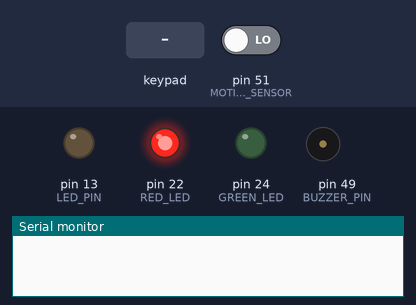
The sketch below on a simulated Arduino Mega 2560, built with avr-gcc and run on an emulated ATmega2560. On the bench: output pins drawn as LEDs (lit = HIGH), buzzer (waves = sounding), the last lines printed to the serial monitor. The test bench sets the inputs (shaded band); at power-on: pin 51 (MOTION_SENSOR) LOW.

Above: at 1.2 s.
1.3 s: keypad keys 1 6 0 4 A D pressed 0.4 s apart
At 3.35 s:
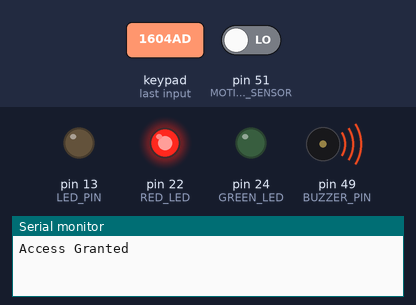
At 5.0 s:
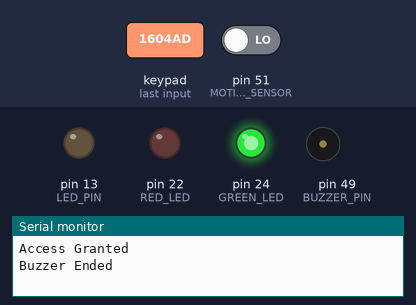
Timing chart, 0 to 15.1 s (numbered marks = the images above; inputs shaded):
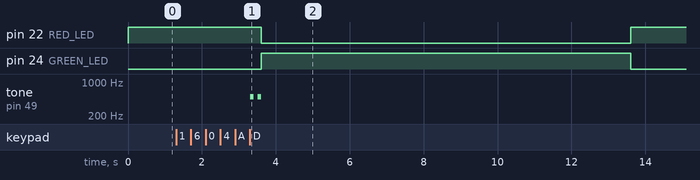

Measured:
- after the input at 1.3 s, pin 22 (RED_LED): HIGH → LOW after 2.3 s, → HIGH 10.0 s later; pin 24 (GREEN_LED): LOW → HIGH after 2.3 s, → LOW 10.0 s later; tone on pin 49 (BUZZER_PIN): alternates 500 Hz for 0.10 s and silent for 0.10 s, 4 changes in all, then stays silent, starting after 2.0 s

The sketch:

alarmSystemForAnyDoor.ino
```cpp
/*
 *  Name: Gagan Deep Singh
 *  Date: 9/28/2020
 *  FileName: alarmSystemForAnyDoor.ino
 *  Purpose: An alarm door that can be put on top of any door handle.
 *  Version: 1
*/
#include <Keypad.h>

const byte ROWS = 4; //Initializing pins
const byte COLS = 4;
int counter = 0;
int passLength = 6;
const int MOTION_SENSOR = 51;
const int LED_PIN = 13;
const int RED_LED = 22;
const int GREEN_LED = 24;
const int BUZZER_PIN = 49;

int motion_sensor_value = 0; //Decalring variables
int pir_sensor = 0;

String password = "1604AD";
String passStorage = "";

char keys[ROWS][COLS] = {
  {'1', '2', '3', 'A'},
  {'4', '5', '6', 'B'},
  {'7', '8', '9', 'C'},
  {'*', '0', '#', 'D'}
};
byte rowPins[ROWS] = {9, 8, 7, 6};
byte colPins[COLS] = {5, 4, 3, 2};

Keypad keypad = Keypad(makeKeymap(keys), rowPins, colPins, ROWS, COLS ); //Creates the Keypad object required to read data from the keypad

void setup() {
  pinMode(MOTION_SENSOR, INPUT); //pinMode declarations. Declaring I/O
  pinMode(LED_PIN, OUTPUT);
  pinMode(RED_LED, OUTPUT);
  pinMode(GREEN_LED, OUTPUT);
  pinMode(BUZZER_PIN, OUTPUT);

  Serial.begin(9600);
}

void loop() {
  digitalWrite(RED_LED, HIGH); //Red LED indicates that the door is locked
  char key = keypad.getKey();

  if (key) {
    passStorage += key; // If a key is pressed, add the key char to the string passStorage. This runs six times (Length of the password)
    counter += 1;
  }

  if (counter == passLength) { // Checking mechanism for the password entered vs the true password.
    if (passStorage == password) {
      Serial.println("Access Granted");
      tone(BUZZER_PIN, 500); // High pitched beeping noise indicating correct password has been entered.
      delay(100);
      noTone(BUZZER_PIN);
      delay(100);
      tone(BUZZER_PIN, 500);
      delay(100);
      noTone(BUZZER_PIN);
      Serial.println("Buzzer Ended");
      passStorage = ""; //Clear the passStorage and counter to make way for a new password to be entered.
      counter = 0;
      digitalWrite(RED_LED, LOW); // Green LED indicates that the door is open.
      digitalWrite(GREEN_LED, HIGH);
      delay(10000);
      digitalWrite(RED_LED, HIGH);
      digitalWrite(GREEN_LED, LOW);
    }

    else {
      Serial.println("Access Denied!"); //If password does not match, clear passStorage and counter to make way for a new password to be entered.
      passStorage = "";
      counter = 0;
    }
  }
  motion_sensor_value = digitalRead(MOTION_SENSOR); //Getting value of motion sensor from the pin.

  if (motion_sensor_value == HIGH) {
    digitalWrite(LED_PIN, HIGH);

    if (pir_sensor == LOW) { // If an object that radiates IR (like humans, animals, etc.) are sensed, start the buzzer.
      Serial.println("Buzzer");
      tone(BUZZER_PIN, 150);
      pir_sensor = HIGH;
    }
  }

  else {
    digitalWrite(LED_PIN, LOW); // If not, no need to start the buzzer.

    if (pir_sensor == HIGH) {
      pir_sensor = LOW;
    }
  }
}
```
